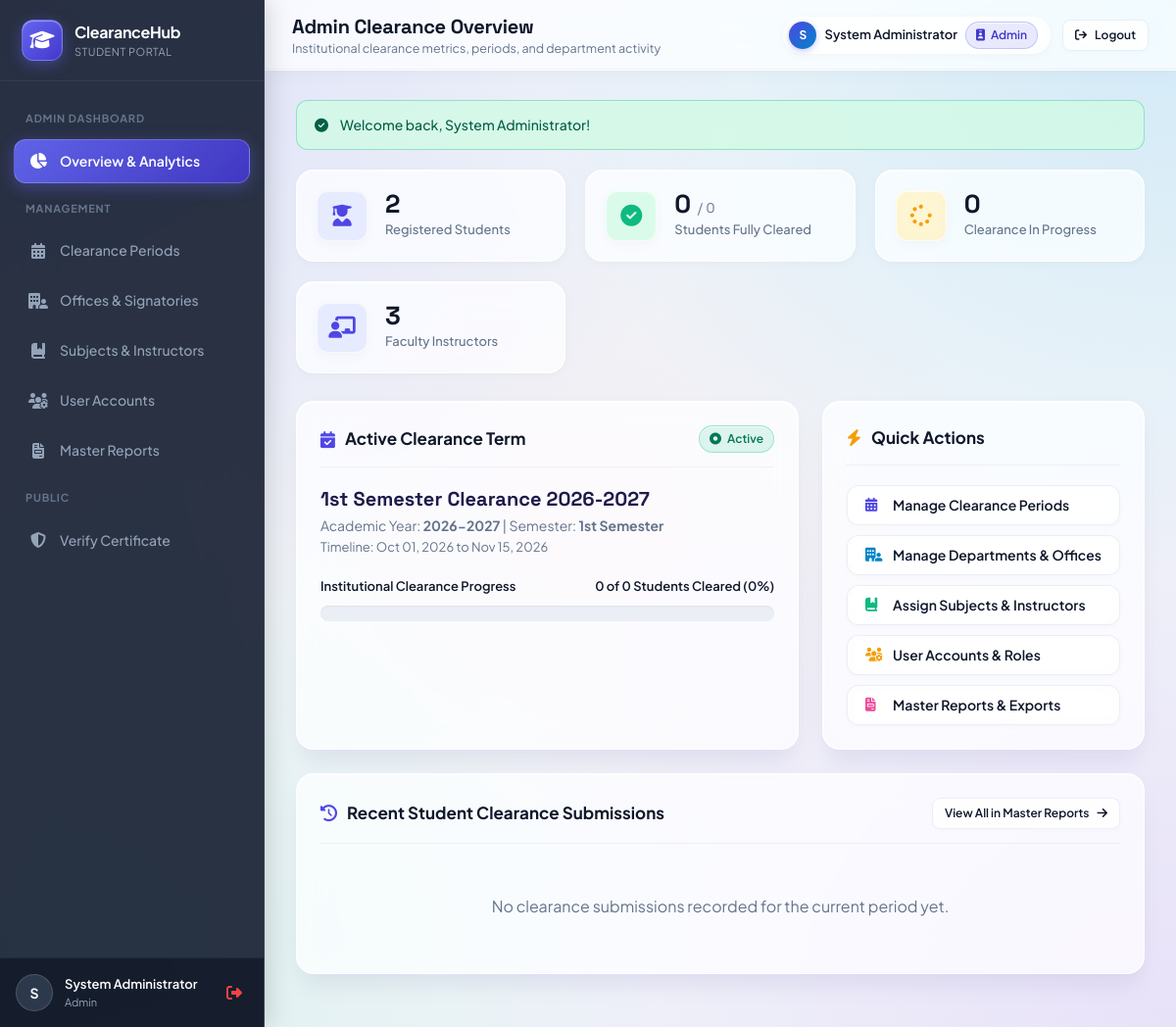
Page /admin/dashboard.php (signed in) on the committed database.
### tables this page shows
CREATE TABLE `clearance_periods` (
  `id` INT AUTO_INCREMENT PRIMARY KEY,
  `name` VARCHAR(100) NOT NULL,
  `academic_year` VARCHAR(50) NOT NULL,
  `semester` VARCHAR(30) NOT NULL,
  `start_date` DATE NOT NULL,
  `end_date` DATE NOT NULL,
  `is_active` TINYINT(1) DEFAULT 0,
  `created_at` TIMESTAMP DEFAULT CURRENT_TIMESTAMP
);

### config/helpers.php (called while the page is built, shortened)
<?php
function e(?string $string): string {
    return htmlspecialchars($string ?? '', ENT_QUOTES, 'UTF-8');
}
function url(string $path = ''): string {
    $base = defined('BASE_URL') ? BASE_URL : '/';
    return $base . ltrim($path, '/');
}
function format_datetime(?string $datetime, string $format = 'M d, Y h:i A'): string {
    return date($format, strtotime($datetime));
}

### admin/dashboard.php (the view, shortened to what this page needs)
<?php
require_once __DIR__ . '/../config/db.php';
require_once __DIR__ . '/../config/helpers.php';
$totalStudents   = (int)$pdo->query("SELECT COUNT(*) FROM users WHERE role = 'student'")->fetchColumn();
$totalInstructors= (int)$pdo->query("SELECT COUNT(*) FROM users WHERE role = 'instructor'")->fetchColumn();
$activePeriod = $pdo->query("SELECT * FROM clearance_periods WHERE is_active = 1 LIMIT 1")->fetch();
$totalRequests = 0;
$clearedCount  = 0;
$inProgressCount = 0;
$recentRequests = [];
if ($activePeriod) {
    $reqStats = $pdo->prepare("
        SELECT
            COUNT(*) as total,
            SUM(CASE WHEN overall_status = 'cleared' THEN 1 ELSE 0 END) as cleared,
            SUM(CASE WHEN overall_status = 'in_progress' THEN 1 ELSE 0 END) as in_progress
        FROM clearance_requests
        WHERE period_id = ?
    ");
    $reqStats->execute([$activePeriod['id']]);
    $row = $reqStats->fetch();
    $totalRequests   = (int)($row['total'] ?? 0);
    $clearedCount    = (int)($row['cleared'] ?? 0);
    $inProgressCount = (int)($row['in_progress'] ?? 0);
    $recentStmt = $pdo->prepare("
        SELECT cr.*, u.student_id, u.first_name, u.last_name, u.course, u.year_level, u.section
        FROM clearance_requests cr
        JOIN users u ON cr.student_id = u.id
        WHERE cr.period_id = ?
        ORDER BY cr.created_at DESC
        LIMIT 8
    ");
    $recentStmt->execute([$activePeriod['id']]);
    $recentRequests = $recentStmt->fetchAll();
}
$completionRate = ($totalRequests > 0) ? round(($clearedCount / $totalRequests) * 100) : 0;
include __DIR__ . '/../includes/header.php';
include __DIR__ . '/../includes/navbar.php';
?>
<div class="stat-grid">
    <div class="stat-card">
        <div class="stat-icon blue"><i class="fa-solid fa-user-graduate"></i></div>
        <div>
            <div class="stat-val"><?= $totalStudents ?></div>
            <div class="stat-label">Registered Students</div>
        </div>
    </div>
    <div class="stat-card">
        <div class="stat-icon green"><i class="fa-solid fa-circle-check"></i></div>
        <div>
            <div class="stat-val"><?= $clearedCount ?> <span style="font-size: 14px; color: var(--text-muted); font-weight: normal;">/ <?= $totalRequests ?></span></div>
            <div class="stat-label">Students Fully Cleared</div>
        </div>
    </div>
    <div class="stat-card">
        <div class="stat-icon amber"><i class="fa-solid fa-spinner"></i></div>
        <div>
            <div class="stat-val"><?= $inProgressCount ?></div>
            <div class="stat-label">Clearance In Progress</div>
        </div>
    </div>
    <div class="stat-card">
        <div class="stat-icon blue"><i class="fa-solid fa-chalkboard-user"></i></div>
        <div>
            <div class="stat-val"><?= $totalInstructors ?></div>
            <div class="stat-label">Faculty Instructors</div>
        </div>
    </div>
</div>
<div class="grid-2-1">
    <div class="card" style="margin-bottom: 0;">
        <div class="card-header">
            <div class="card-title">
                <i class="fa-solid fa-calendar-check" style="color: var(--primary);"></i>
                <span>Active Clearance Term</span>
            </div>
            <?php if ($activePeriod): ?>
                <span class="badge badge-success"><i class="fa-solid fa-circle-dot"></i> Active</span>
            <?php else: ?>
                <span class="badge badge-danger">Inactive</span>
            <?php endif; ?>
        </div>
        <?php if ($activePeriod): ?>
            <div style="margin-bottom: 16px;">
                <h3 style="font-size: 20px; color: #1e1b4b;"><?= e($activePeriod['name']) ?></h3>
                <p style="font-size: 14px; color: var(--text-muted); margin-top: 4px;">
                    Academic Year: <strong><?= e($activePeriod['academic_year']) ?></strong> | Semester: <strong><?= e($activePeriod['semester']) ?></strong>
                </p>
                <p style="font-size: 13px; color: var(--text-muted); margin-top: 2px;">
                    Timeline: <?= format_datetime($activePeriod['start_date'], 'M d, Y') ?> to <?= format_datetime($activePeriod['end_date'], 'M d, Y') ?>
                </p>
            </div>
            <div style="margin-top: 20px;">
                <div style="display: flex; justify-content: space-between; font-size: 13px; font-weight: 600; margin-bottom: 6px;">
                    <span>Institutional Clearance Progress</span>
                    <span><?= $clearedCount ?> of <?= $totalRequests ?> Students Cleared (<?= $completionRate ?>%)</span>
                </div>
                <div class="progress-container" style="height: 16px;">
                </div>
            </div>
        <?php endif; ?>
    </div>
    <div class="card" style="margin-bottom: 0;">
        <div class="card-header">
            <div class="card-title">
                <i class="fa-solid fa-bolt" style="color: var(--accent);"></i>
                <span>Quick Actions</span>
            </div>
        </div>
        <div style="display: flex; flex-direction: column; gap: 10px;">
            <a href="<?= url('admin/periods.php') ?>" class="btn btn-outline" style="justify-content: flex-start;">
                <i class="fa-solid fa-calendar-days" style="width: 20px; color: var(--primary);"></i>
                <span>Manage Clearance Periods</span>
            </a>
            <a href="<?= url('admin/departments.php') ?>" class="btn btn-outline" style="justify-content: flex-start;">
                <i class="fa-solid fa-building-user" style="width: 20px; color: var(--secondary);"></i>
                <span>Manage Departments & Offices</span>
            </a>
            <a href="<?= url('admin/subjects.php') ?>" class="btn btn-outline" style="justify-content: flex-start;">
                <i class="fa-solid fa-book-bookmark" style="width: 20px; color: #10b981;"></i>
                <span>Assign Subjects & Instructors</span>
            </a>
            <a href="<?= url('admin/users.php') ?>" class="btn btn-outline" style="justify-content: flex-start;">
                <i class="fa-solid fa-users-gear" style="width: 20px; color: #f59e0b;"></i>
                <span>User Accounts & Roles</span>
            </a>
            <a href="<?= url('admin/reports.php') ?>" class="btn btn-outline" style="justify-content: flex-start;">
                <i class="fa-solid fa-file-invoice" style="width: 20px; color: #ec4899;"></i>
                <span>Master Reports & Exports</span>
            </a>
        </div>
    </div>
</div>
<div class="card">
    <div class="card-header">
        <div class="card-title">
            <i class="fa-solid fa-clock-rotate-left" style="color: var(--primary);"></i>
            <span>Recent Student Clearance Submissions</span>
        </div>
        <a href="<?= url('admin/reports.php') ?>" class="btn btn-outline btn-sm">
            View All in Master Reports <i class="fa-solid fa-arrow-right"></i>
        </a>
    </div>
    <?php if (empty($recentRequests)): ?>
        <div style="text-align: center; padding: 32px; color: var(--text-muted);">
            <p>No clearance submissions recorded for the current period yet.</p>
        </div>
    <?php endif; ?>
</div>
<?php include __DIR__ . '/../includes/footer.php'; ?>

### rows in the picture
clearance_periods: name "1st Semester Clearance 2026-2027", academic_year "2026-2027", semester "1st Semester", start_date "Oct 01, 2026", end_date "Nov 15, 2026"

### other values in the picture
substr($user['name'] ?: $user['username'], 0, 1) "S"
$user['name'] ?: $user['username'] "System Administrator"
$user['role'] "Admin"
$page_title "Admin Clearance Overview"
$page_subtitle "Institutional clearance metrics, periods, and department activity"
$flash['message'] "Welcome back, System Administrator!"
$totalStudents "2"
$clearedCount "0"
$totalRequests "0"
$inProgressCount "0"
$totalInstructors "3"
$completionRate "0"
